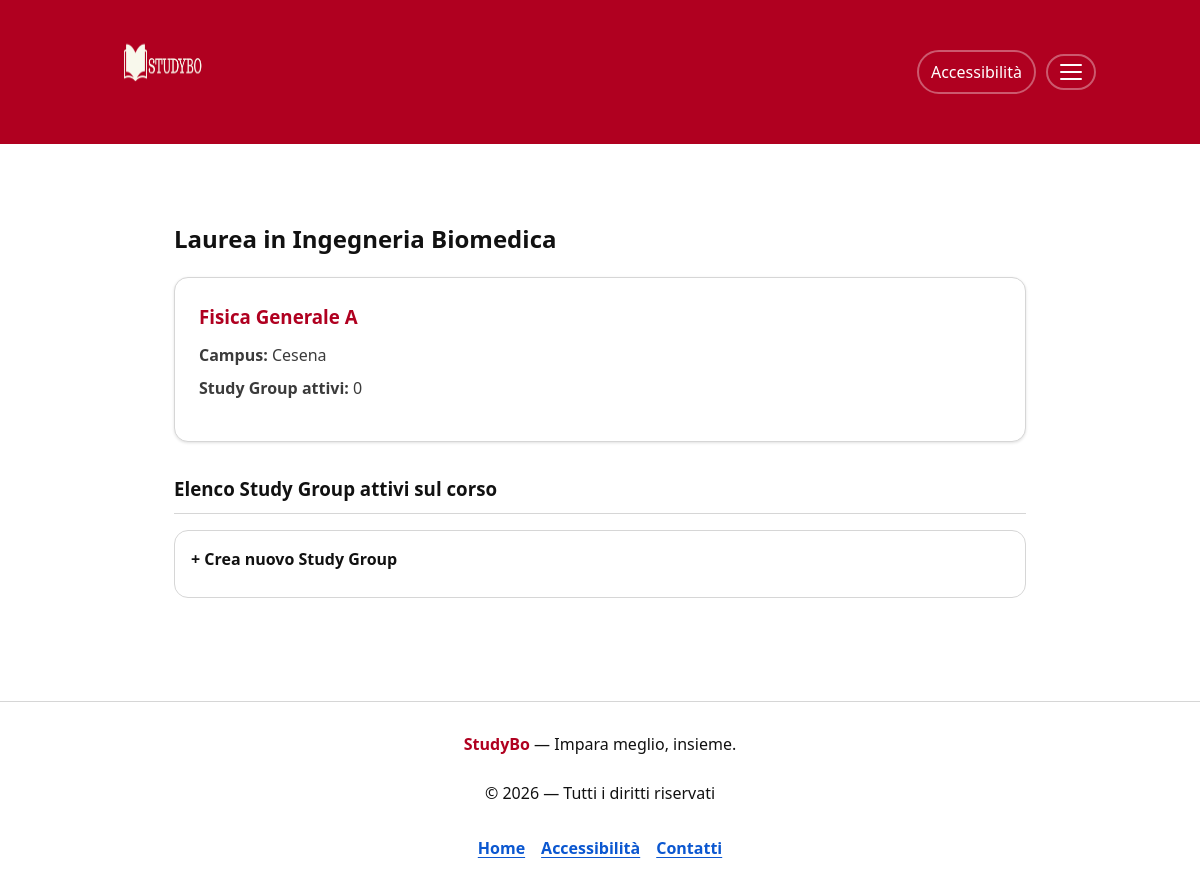
Before: /esame.php?idcdl=2&idesame=18 with the older database file.
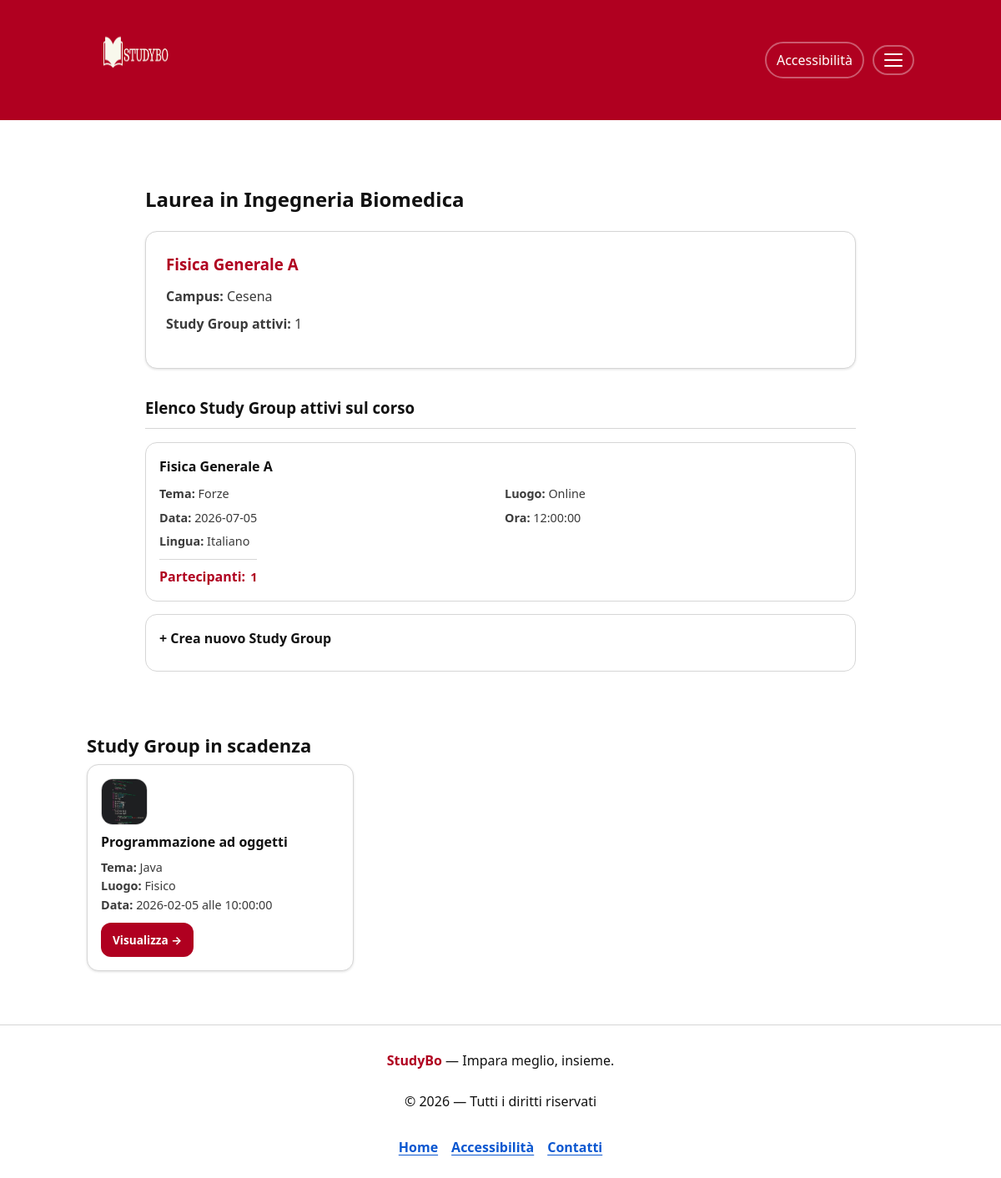
After: the same page with the newer database file.
### tables this page shows
CREATE TABLE `esame` (
  `idcdl` int(11) NOT NULL,
  `idesame` int(11) NOT NULL,
  `nomeesame` char(100) NOT NULL,
  `annoesame` int(11) NOT NULL,
  `imgesame` char(100) NOT NULL,
  `principale` tinyint(1) NOT NULL
);

CREATE TABLE `studygroup` (
  `idcdl` int(11) NOT NULL,
  `idesame` int(11) NOT NULL,
  `idstudygroup` int(11) NOT NULL,
  `idlingua` char(5) NOT NULL,
  `tema` char(30) NOT NULL,
  `luogo` char(20) NOT NULL,
  `dettaglioluogo` text NOT NULL,
  `data` date NOT NULL,
  `ora` time NOT NULL,
  `amministratoresg` char(100) NOT NULL
);

CREATE TABLE `lingua` (
  `idlingua` char(5) NOT NULL,
  `descrizionelingua` char(30) NOT NULL
);

### esame.php (called while the page is built, shortened)
<?php
require_once 'bootstrap.php';
$templateParams["esame"] = $dbh->getEsameById($_GET["idcdl"], $_GET["idesame"]);
if (isset($_SESSION["username"]) && isset($_GET["idcdl"]) && isset($_GET["idesame"]) && !empty($templateParams["esame"])) {
    $templateParams["amministratore"] = $dbh->isAdmin($_SESSION["username"])[0]["amministratore"];
    $templateParams["nomeutente"] = $dbh->getNameUser($_SESSION["username"])[0]["nome"];
    if (
        isset($_GET["idcdl"]) && isset($_GET["idesame"]) && !empty($templateParams["esame"]) &&
        isset($_POST["luogo"]) && isset($_POST["ora-da"]) && isset($_POST["ora-a"]) && isset($_POST["idlingua"])
    ) {
        $last = $dbh->getLastIdPreferenza($_GET["idcdl"], $_GET["idesame"], $_SESSION["username"]);
        $lastpref = (!empty($last) && isset($last[0]["lastpref"])) ? (int)$last[0]["lastpref"] : 0;
        $templateParams["maxidpreferenza"] = $lastpref + 1;
        $ok = $dbh->addPreferenza(
            $_SESSION["username"],
            $_GET["idcdl"],
            $_GET["idesame"],
            $templateParams["maxidpreferenza"],
            $_POST["luogo"],
            $_POST["ora-da"],
            $_POST["ora-a"],
            $_POST["idlingua"]
        );
        if ($ok) {
            $_SESSION["flash_msg"] = "Preferenza aggiunta!";
            header(
                "Location: esame.php?idcdl=" . urlencode((string)$_GET["idcdl"]) .
                "&idesame=" . urlencode((string)$_GET["idesame"])
            );
            exit;
        } else {
            $templateParams["flash_err"] = "Errore: preferenza non aggiunta.";
        }
    }
} else {
    $templateParams["amministratore"] = 9;
    $templateParams["nomeutente"] = "";
}
if (isset($_GET["idcdl"]) && isset($_GET["idesame"]) && !empty($templateParams["esame"])) {
    $templateParams["cdlesame"] = $dbh->getNameCdlById($_GET["idcdl"]);
    $templateParams["titolo"] = "StudyBo - " . $templateParams["esame"][0]["nomeesame"];
    $templateParams["nome"] = "esame.php";
    $templateParams["studygrattivi"] = $dbh->getActiveStudyGroup($_GET["idcdl"], $_GET["idesame"]);
    $templateParams["lingua"] = $dbh->getLingua();
    $templateParams["partecipanti"] = $dbh->getPart($_GET["idcdl"], $_GET["idesame"]);
    $templateParams["stgresame"] = $dbh->getNumberSg($_GET["idcdl"], $_GET["idesame"]);
} else {
    $templateParams["nome"] = "erroreesame.php";
    $templateParams["titolo"] = "StudyBo - Esame non esistente";
}
$templateParams["studygroupscadenza"] = $dbh->getStGrScad();
require 'template/base.php';
?>

### db/DatabaseHelper.php (called while the page is built, shortened)
<?php
class DatabaseHelper {
    private $db;
    public function __construct($servername, $username, $password, $dbname, $port){
        $this->db = new mysqli($servername, $username, $password, $dbname, $port);
    }
    public function getCdlById($id){
        $stmt = $this->db->prepare("SELECT * FROM cdl WHERE idcdl = ?");
        $stmt->bind_param('i', $id);
        $stmt->execute();
        return $stmt->get_result()->fetch_all(MYSQLI_ASSOC);
    }
    public function getEsameById($idcdl, $idesame = null){
        if($idesame === null){
            $stmt = $this->db->prepare("SELECT * FROM esame WHERE idesame = ?");
            $stmt->bind_param('i', $idcdl);
        } else {
            $stmt = $this->db->prepare("SELECT * FROM esame WHERE idcdl = ? AND idesame = ?");
            $stmt->bind_param('ii', $idcdl, $idesame);
        }
        $stmt->execute();
        return $stmt->get_result()->fetch_all(MYSQLI_ASSOC);
    }
    public function getStGrScad(){
        return $this->db->query("SELECT S.*, E.nomeesame, E.imgesame FROM studygroup S JOIN esame E ON S.idesame = E.idesame WHERE S.data = CURRENT_DATE ORDER BY S.ora")->fetch_all(MYSQLI_ASSOC);
    }
    public function getLingua(){ return $this->db->query("SELECT * FROM lingua")->fetch_all(MYSQLI_ASSOC); }
    public function getNameCdlById($id){
        return $this->getCdlById($id);
    }
    public function getActiveStudyGroup($idcdl, $idesame){
        $query = "SELECT *
                FROM studygroup
                WHERE idcdl = ? AND idesame = ?
                    AND data >= CURRENT_DATE";
        $stmt = $this->db->prepare($query);
        $stmt->bind_param('ii', $idcdl, $idesame);
        $stmt->execute();
        return $stmt->get_result()->fetch_all(MYSQLI_ASSOC);
    }
    public function getNumberSg($idcdl, $idesame){
        $query = "SELECT COUNT(*) AS numsg
                FROM studygroup
                WHERE idcdl = ? AND idesame = ?
                    AND data >= CURRENT_DATE";
        $stmt = $this->db->prepare($query);
        $stmt->bind_param('ii', $idcdl, $idesame);
        $stmt->execute();
        return $stmt->get_result()->fetch_all(MYSQLI_ASSOC);
    }
    public function getPart($idcdl, $idesame){
        $query = "SELECT * FROM adesione WHERE idcdl = ? AND idesame = ?";
        $stmt = $this->db->prepare($query);
        $stmt->bind_param('ii', $idcdl, $idesame);
        $stmt->execute();
        $result = $stmt->get_result();
        return $result->fetch_all(MYSQLI_ASSOC);
    }
}
?>

### bootstrap.php (called while the page is built, shortened)
<?php
require_once 'db/DatabaseHelper.php';
$dbh = new DatabaseHelper(DB_HOST, DB_USER, DB_PASS, DB_NAME, DB_PORT);
?>

### template/esame.php (the view, shortened to what the changed rows need)
<section class="esame">
    <h2><?php echo $templateParams["cdlesame"][0]["nomecdl"]; ?></h2>
    <div class="card-esame">
        <div class="card-text">
            <h3><?php echo $templateParams["esame"][0]["nomeesame"]; ?></h3>
            <ul>
                <li><strong>Campus:</strong> <?php echo $templateParams["cdlesame"][0]["sede"]; ?></li>
                <li><strong>Study Group attivi:</strong> <?php echo $templateParams["stgresame"][0]["numsg"]; ?></li>
            </ul>
        </div>
    </div>
    <div class="study-gr-corso">
        <h3>Elenco Study Group attivi sul corso</h3>
        <?php foreach($templateParams["studygrattivi"] as $studygr): ?>
            <a href="studygroup.php?idcdl=<?php echo $_GET["idcdl"]; ?>&idesame=<?php echo $_GET["idesame"]; ?>&idstudygroup=<?php echo $studygr["idstudygroup"]; ?>">
                <div class="card-study-gr">
                    <div class="card-stGr-text">
                        <h4><?php echo $templateParams["esame"][0]["nomeesame"]; ?></h4>
                        <ul>
                            <li><strong>Tema:</strong> <?php echo $studygr["tema"]; ?></li>
                            <li><strong>Luogo:</strong> <?php echo $studygr["luogo"]; ?></li>
                            <li><strong>Data:</strong> <?php echo $studygr["data"]; ?></li>
                            <li><strong>Ora:</strong> <?php echo $studygr["ora"]; ?></li>
                            <li><strong>Lingua:</strong>
                                <?php foreach($templateParams["lingua"] as $lingua): ?>
                                    <?php if($lingua["idlingua"] == $studygr["idlingua"]) echo $lingua["descrizionelingua"]; ?>
                                <?php endforeach; ?>
                            </li>
                        </ul>
                        <div class="part-stGr">
                            <span>Partecipanti: </span>
                            <div class="conta-part">
                                <?php
                                $p = 0;
                                if(!empty($templateParams["partecipanti"])){
                                    foreach($templateParams["partecipanti"] as $partecipante) {
                                        if($partecipante["idstudygroup"] == $studygr["idstudygroup"]) $p++;
                                    }
                                }
                                echo $p;
                                ?>
                            </div>
                        </div>
                    </div>
                </div>
            </a>
        <?php endforeach; ?>
        <a href="crea-sg.php?idcdl=<?php echo $_GET["idcdl"]; ?>&idesame=<?php echo $_GET["idesame"]; ?>">
            <div class="card-study-gr">
                <div class="card-stGr-text">
                    <h4>+ Crea nuovo Study Group</h4>
                </div>
            </div>
        </a>
    </div>
</section>

### template/base.php (shortened to what the changed rows need)
<!DOCTYPE html>
<html lang="it">
<head>
    <link rel="stylesheet" href="style.css?v=1.1"/>
    </head>
<body onload="typeof checkNotifica === 'function' && checkNotifica()">
    <main class="pagina" id="contenuto">
        <?php
        if (isset($templateParams["nome"])) {
            $view = __DIR__ . '/' . ltrim($templateParams["nome"], '/\\');
            require $view;
        }
        ?>
        <?php if(isset($templateParams["studygroupscadenza"]) && !empty($templateParams["studygroupscadenza"])): ?>
        <section class="sezione" aria-labelledby="scadenze-sidebar-title">
            <div class="section-head">
                <h2 id="scadenze-sidebar-title">Study Group in scadenza</h2>
            </div>
            <div class="griglia-corsi">
                <?php foreach($templateParams["studygroupscadenza"] as $cardstudygr): ?>
                    <article class="card-corso">
                        <div class="card-icon">
                            <img src="img/esami/<?php echo $cardstudygr["imgesame"]; ?>" alt="">
                        </div>
                        <h3 class="card-title"><?php echo e($cardstudygr["nomeesame"]); ?></h3>
                        <ul class="card-meta">
                            <li><strong>Tema:</strong> <?php echo e($cardstudygr["tema"]); ?></li>
                            <li><strong>Luogo:</strong> <?php echo e($cardstudygr["luogo"]); ?></li>
                            <li><strong>Data:</strong> <?php echo e($cardstudygr["data"]); ?> alle <?php echo e($cardstudygr["ora"]); ?></li>
                        </ul>
                        <a class="btn-primary btn-small" href="studygroup.php?idcdl=<?php echo $cardstudygr["idcdl"]; ?>&idesame=<?php echo $cardstudygr["idesame"]; ?>&idstudygroup=<?php echo $cardstudygr["idstudygroup"]; ?>">Visualizza →</a>
                    </article>
                <?php endforeach; ?>
            </div>
        </section>
        <?php endif; ?>
    </main>
</body>
</html>

Changed rows visible on the page:
added studygroup: $templateParams["esame"][0]["nomeesame"] "Fisica Generale A", tema "Forze", luogo "Online", data "2026-07-05", ora "12:00:00", p "1", shown under "Elenco Study Group attivi sul corso"
now on this page (row unchanged): lingua: descrizionelingua "Italiano"
added studygroup: esame.imgesame (picture), esame.nomeesame "Programmazione ad oggetti", tema "Java", luogo "Fisico", data "2026-02-05", ora "10:00:00", shown under "Study Group in scadenza"
Other visible differences:
$templateParams["stgresame"][0]["numsg"]: "0" → "1"
text now shown: "Study Group in scadenza"
